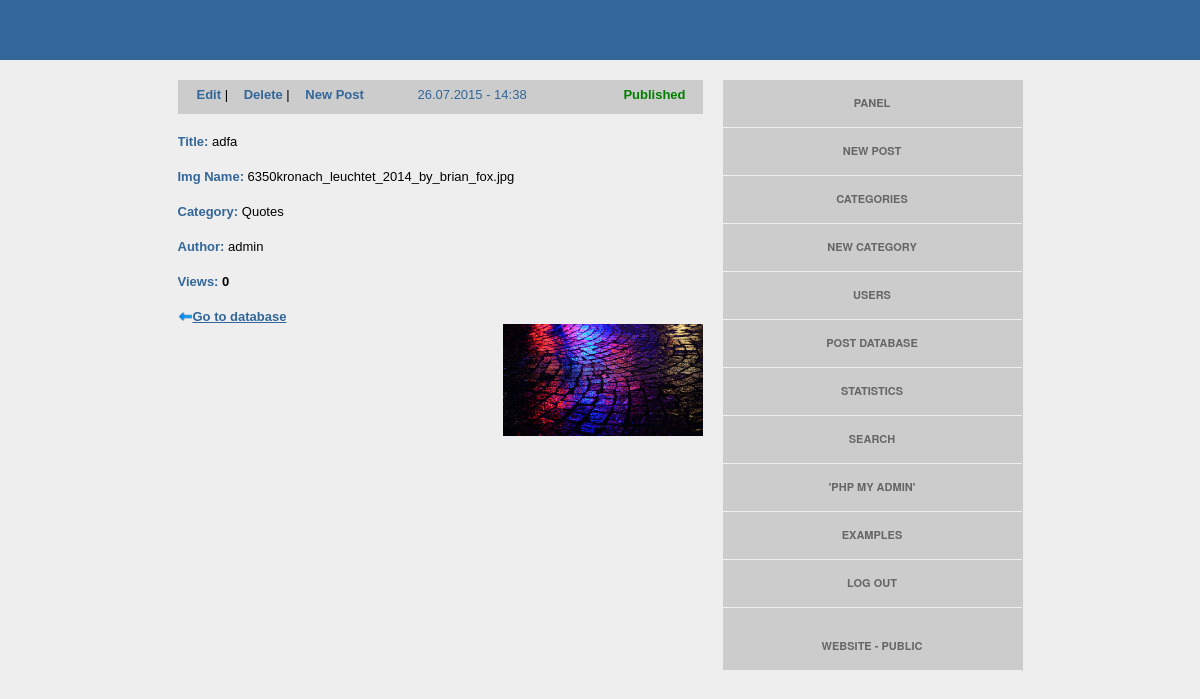
/admin/single-post-view.php?p_id=14 (signed in), run on an earlier commit of the app's database.
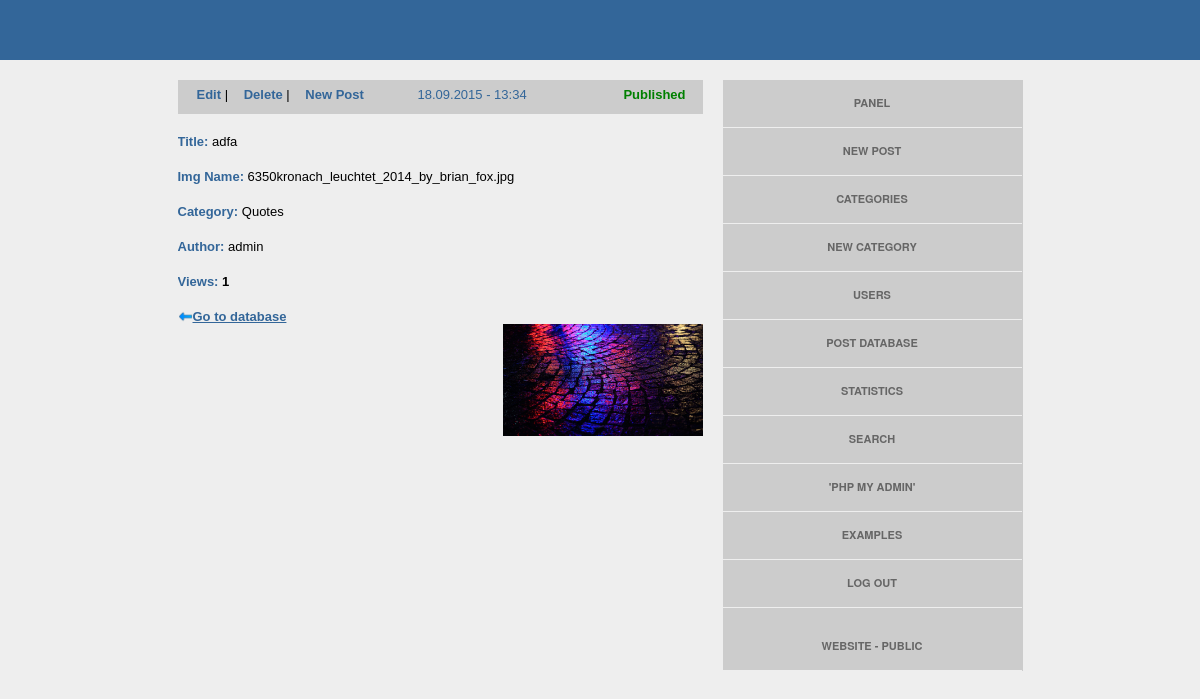
And on a later commit of the database.
### tables this page shows
CREATE TABLE IF NOT EXISTS `posts` (
  `id` bigint(20) NOT NULL AUTO_INCREMENT,
  `user_id` int(30) NOT NULL,
  `description` text NOT NULL,
  `status` int(11) NOT NULL DEFAULT '1',
  `category_id` int(30) NOT NULL,
  `views` bigint(20) NOT NULL,
  `image_name` text NOT NULL,
  `created_at` timestamp NOT NULL DEFAULT CURRENT_TIMESTAMP ON UPDATE CURRENT_TIMESTAMP,
  PRIMARY KEY (`id`),
  UNIQUE KEY `id` (`id`),
  KEY `created_at` (`created_at`)
);

CREATE TABLE IF NOT EXISTS `categories` (
  `id` int(20) NOT NULL AUTO_INCREMENT,
  `category_name` varchar(30) NOT NULL,
  PRIMARY KEY (`id`)
);

CREATE TABLE IF NOT EXISTS `users` (
  `id` int(11) NOT NULL AUTO_INCREMENT,
  `username` varchar(30) NOT NULL,
  `email` varchar(50) NOT NULL,
  `password` char(128) NOT NULL,
  `status` int(12) DEFAULT NULL,
  PRIMARY KEY (`id`)
);

### admin/functions.php (the view, shortened to what this page needs)
<?php
    function header_requires(){
        ?>
        <link rel="stylesheet" type="text/css" href="<?php echo PANEL_URL; ?>css/css_panel.css"/>
        <?php
    }
        ?>
        <?php
    function show_panel_menu(){
        ?>
        <div class="menu_items"> <a href="<?php echo PANEL_URL; ?>panel.php"> Panel </a> </div>
        <div class="menu_items"> <a href="<?php echo PANEL_URL; ?>post-new.php"> New Post </a> </div>
        <div class="menu_items"> <a href="<?php echo PANEL_URL; ?>categories.php"> Categories </a> </div>
        <div class="menu_items"> <a href="<?php echo PANEL_URL; ?>category-new.php"> New Category </a> </div>
        <div class="menu_items"> <a href="<?php echo PANEL_URL; ?>users.php"> Users </a> </div>
        <div class="menu_items"> <a href="<?php echo PANEL_URL; ?>posts-database.php"> Post Database </a> </div>
        <div class="menu_items"> <a href="<?php echo PANEL_URL; ?>statistics.php"> Statistics </a> </div>
        <div class="menu_items"> <a href="<?php echo PANEL_URL; ?>search.php">Search</a> </div>
        <div class="menu_items"> <a href="<?php echo PHPMYADMIN_URL; ?>" target="_blank">'PHP MY Admin' </a> </div>
        <div class="menu_items"> <a href="<?php echo PANEL_URL; ?>examples.php"> Examples </a> </div>
        <div class="menu_items"> <a href="<?php echo PANEL_URL; ?>logout.php">Log Out</a> </div>
        <div class="menu_items"><a  href="<?php echo MAIN_URL; ?>" target="_blank"> Website - Public </a> </div>
        <?php
    }
        ?>
        <?php
    function get_user_name($mysqli, $user_id){
        $user_author  = "SELECT id, username FROM users WHERE id = $user_id";
        $result_user = mysqli_query($mysqli, $user_author);
        $data_user   = mysqli_fetch_array($result_user);
        return $data_user[ 'username' ];
    }
    function get_category_name($mysqli, $category_id) {
        $query_cat  = "SELECT category_name FROM categories WHERE id = $category_id";
        $result_cat = mysqli_query($mysqli, $query_cat);
        $data_cat   = mysqli_fetch_array($result_cat);
        return $data_cat[ 'category_name' ];
    }
    function view_single_post_menu($mysqli, $post_id) {
        $query_posts   = "SELECT id, status, created_at, views FROM posts WHERE id = $post_id";
        $result_posts  = mysqli_query($mysqli, $query_posts);
        $row_post_menu = mysqli_fetch_array($result_posts);
        ?>
        <div class="head_menu_content"  >
        <a title="Edit this post" href="post-edit.php?p_id=<?php echo $post_id; ?>">Edit</a>
            |
        <a onclick="return confirm('Press OK to delete this post. ')" href="?p_id=<?php echo $post_id; ?>&del=1" title="Delete this post">Delete</a>
            |
        <a title="Add a new post" href="post-new.php">New Post</a>
        <span title="<?php echo (date("l, d F, H:i", strtotime($row_post_menu[ 'created_at' ]))); ?>" style="margin-left:50px; color:#336699; cursor:default;">
            <?php echo (date("d.m.Y - H:i", strtotime($row_post_menu[ 'created_at' ]))); ?>
        </span>
        <?php
        if ($row_post_menu[ 'status' ] == '1') {
            ?>
            <span style="float:right; margin-right:10px; cursor:default; color:#008000; font-weight:bold;">
            Published
            </span>
            <?php
        }
        else {
            ?>
            <span style="float:right; margin-right:10px; color:#AF0000; font-weight:bold;">
            Not Published
            </p>
            <?php
        } ?>
        </div>
        <?php
    }
    function view_single_post($mysqli, $post_id) {
        $query_select_posts = "SELECT id, user_id, description, category_id, views, image_name FROM posts WHERE  id = $post_id";
        $result_posts       = mysqli_query($mysqli, $query_select_posts);
        $row_post           = mysqli_fetch_array($result_posts);
        if ( !empty($row_post[ 'description' ]) ) {
            ?>
            <div class="pull-left">
                <div class="items">
                    <span class="post-details">
                    Title: </span><?php echo $row_post[ 'description' ]; ?>
                </div>
                <div class="items">
                    <span class="post-details">
                    Img Name: </span><?php echo $row_post[ 'image_name' ]; ?>
                </div>
                <div class="items">
                    <span class="post-details">
                    Category: </span><?php echo get_category_name($mysqli, $row_post[ 'category_id' ]); ?>
                </div>
                <div class="items">
                    <span class="post-details">
                    Author: </span><?php echo get_user_name($mysqli, $row_post['user_id'] ); ?>
                </div>
                <div class="items">
                <span class="post-details">
                Views: </span><b><?php echo $row_post[ 'views' ]; ?>
                </div>
                <a href="posts-database.php" class="post-details ">
                    <img style="width:15px; margin-bottom:-3px; height:auto;"src="images/left_arrow.png">Go to database
                </a>
                <?php
                $img_path = UPLOADS_URL . $row_post[ 'image_name' ];
                if ($row_post[ 'image_name' ] == '') {
                    ?>
            </div>
               <p style="width:200px; float:right; color:red; font-weight:bold;">
               This image cannot be found!
               </p>
               <?php
            }
            else {
                ?>
               </div>
               <a href="single-post-image-view.php?p_id=<?php echo $row_post[ 'id' ]; ?>" ><img class="post_view_img" title="View full image" src="<?php echo $img_path; ?>" /></a>
               <?php
            }
        }
        else {
            ?>
            <div>
                This post may not exist!
            </div>
            <?php
        }
    }
        ?>

### admin/single-post-view.php (shortened to what this page needs)
<?php
    require_once('functions.php');
?>
<html>
    <head>
    <title><?php $id = $_GET[ 'p_id' ]; echo get_post_title($mysqli, $id); ?></title>
    <?php header_requires(); ?>
    </head>
    <body>
        <div class="head"></div>
        <div class="container">
            <div class="content">
                <?php
                    if(isset( $_GET['p_id'])){
                        $id = $_GET[ 'p_id' ];
                    }
                    view_single_post_menu($mysqli, $id);
                    view_single_post($mysqli, $id);
                ?>
            </div>
            <div class="sidebar_right">
                <div class="menu_bar">
                    <?php show_panel_menu(); ?>
                </div>
            </div>
        </div>
    </body>
</html>

### admin/css/css_panel.css (style rules this page uses)
body { padding:0px; margin:0px; background-color:#eee; font-size:13px; font-family: "Trebuchet MS", Arial, Helvetica, sans-serif; }
.head { width:100%; height: 60px; background-color:#336699; margin-bottom:20px; }
.container { margin-left:auto; margin-right:auto; width:845px; min-height:500px; padding:0px; background:none; border:none; overflow-x: auto; }
.content { width:525px; min-height:600px; padding:0px; background:none; border:none; float:left; overflow-x: auto; }
.sidebar_right { width:300px; min-height:600px; background:none; border:none; border-radius: none; float:right; }
.menu_bar { width:300px; min-height:300px; background-color :#cccccc; border:none; border-radius: none; overflow-x: auto; margin-bottom: 20px; float:right; }
.menu_items { width:275px; min-height: 20px; text-align:center; border-top: 1px ; border-bottom: 1px solid #eee; padding:12px; margin-top:3px; }
.menu_items a { text-decoration:none; text-transform:uppercase; border:none; padding:6px; -webkit-border-radius:4px; -moz-border-radius:0px; font-size: 11px ; font-family: Helvetica Neue,Arial,sans-serif; font-weight:bold; color: #666666; cursor:pointer; }
.head_menu_content { width:511px; height:20px; padding:7px; background-color:#cccccc; border:none; margin-bottom:20px; }
.head_menu_content a { padding-top:10px; padding-left:12px; color:#336699; font-size:13px; font-weight:bold; text-decoration:none; }
img.post_view_img { float:right; width:200px; height:auto; }
.pull-left { float:left; }
.post-details { color:#336699; font-weight:bold; }
.items { margin-bottom: 20px; }

What changed in the data, as far as the page shows it:
changed posts "adfa": created_at "26.07.2015 - 14:38" → "18.09.2015 - 13:34"; views "0" → "1"
